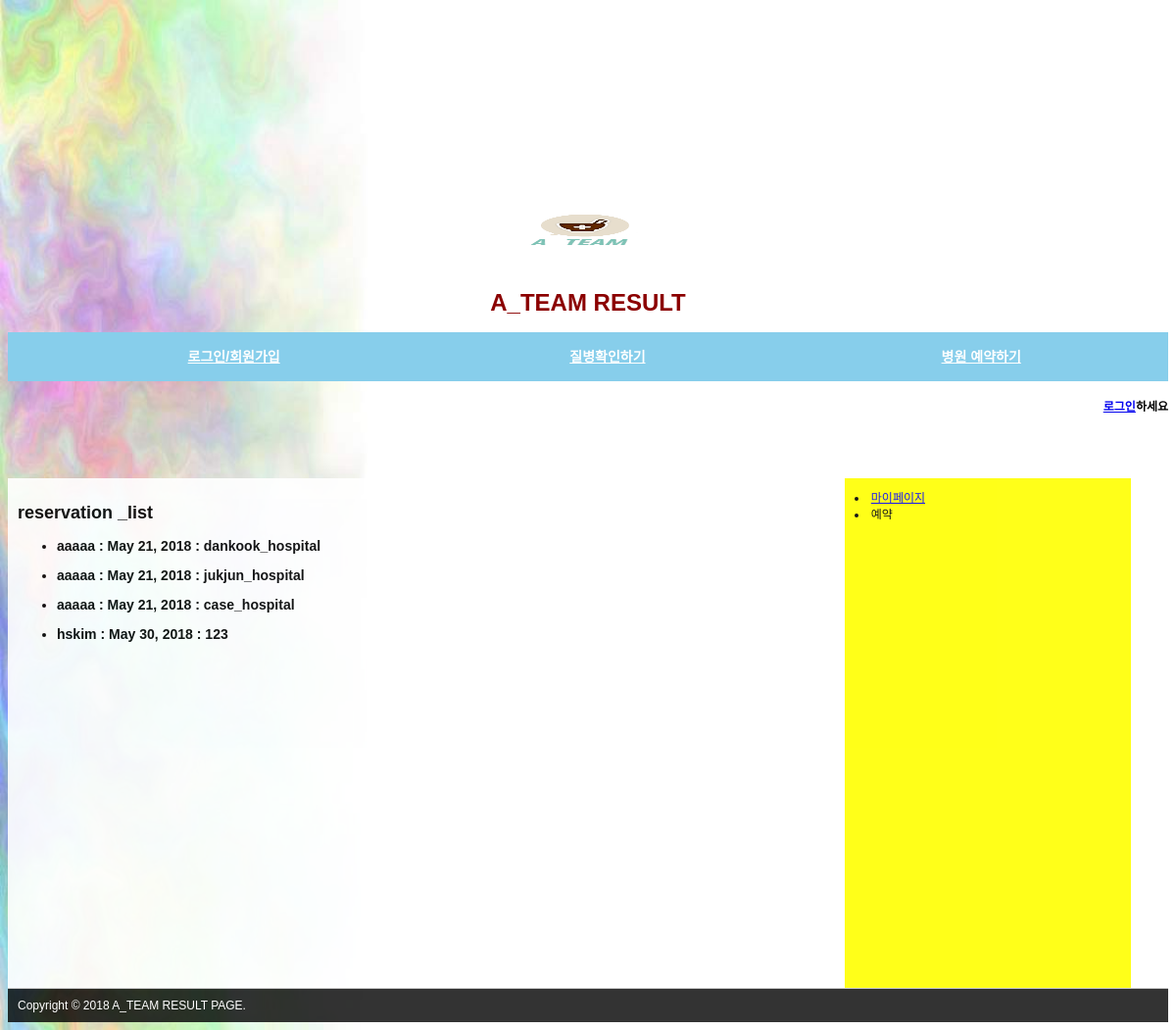
The app's page /reservation/reservation_result/ with its own data.
### reservation/models.py (models this page shows, shortened)
class Reservation(models.Model):
    user = models.ForeignKey(User, on_delete=models.CASCADE)
    reservation_date = models.DateField()
    hospital = models.CharField(max_length=100)

### reservation/views.py (the view)
class reservationResultPageView(TemplateView):
    def get(self, request, *args, **kwargs):
        try:
            reservation_all = Reservation.objects.all()
            reservation_bind = {'reservation_all': reservation_all}
            return render(request, 'reservation/reservation_result.html', reservation_bind)
        except:
            return redirect('reservation/')

### reservation/templates/reservation/reservation_result.html
{% extends 'home.html' %}
{% block content %}
     <h2>reservation _list</h2>
        <ul>
        {% for reservation in reservation_all %}
        <h3><li>{{ reservation.user }} : {{ reservation.reservation_date }} : {{ reservation.hospital }}</li></h3>
        {% endfor %}
        </ul>
{% endblock content %}

### templates/home.html (shortened to what this page needs)
{% extends "base.html" %}
 {% block sidebar %}
             <div class="nav">
			<ul>
				<li id="nav1">
					<a href="#">로그인/회원가입</a>
				</li>
				<li id="nav2">
					<a href="{% url 'check:check' %}">질병확인하기</a>
				</li>
				<li id="nav3">
					<a href="{% url 'reservation:index' %}">병원 예약하기</a>
				</li>
			</ul>
		</div>
        {% endblock %}

### templates/base.html (shortened to what this page needs)
<!DOCTYPE html>
<html lang="en">
<head>
{% block css %}
    {% load static %}
    <link rel="stylesheet" type="text/css" href="{% static 'polls/base_css.css' %}"/>
{% endblock css %}
</head>
<body>
        <header>
			<div class="logo">
                <a href="/">
				<img src="{% static 'images/logo.png' %}">
				</a>
			</div>
			<h1>A_TEAM RESULT</h1>
		</header>
    <div id="sidebar">
        {% block sidebar %}{% endblock %}
    </div>
	{% if user.username %}
<h4 align="right">{{user.username}} 님 반갑습니다.</h4>
{% else %}
<h4 align="right"><a href="/accounts/login">로그인</a>하세요</h4>
{% endif %}
    <section id="content" style="background-color: white">
        {% block content %}
        {% endblock content %}
    </section>
	<aside id="side">
		{% block side %}
		<li>
			<a href="reservation_result"> 마이페이지</a>
		</li>
		<li>
			<a>예약</a>
		</li>
		{% endblock side %}
	</aside>
<footer>
			Copyright &copy; 2018 A_TEAM RESULT PAGE.
</footer>
</body>
</html>

### polls/static/polls/base_css.css (style rules this page uses)
html { font-size:12px; font-family:"Nanum Gothic","Malgun Gothic","나눔 고딕","맑은 고딕",sans-serif; }
.logo { width:300px;margin:0 auto; }
.logo img { width:300px;height:76px; }
body { background:url("../images/back2.jpg"); background-size: 100% 100%; background-repeat:no-repeat; margin-top : 200px }
header { width:100%; }
h1 { text-align:center; display:block; color:darkred; }
.nav { width:100%; }
.nav > ul { width:100%; height:50px; font-size:0px; background:skyblue; box-sizing:border-box; }
.nav > ul > li { width:33.33%; float:left; display:inline-block; text-align:center; font-size:14px; font-weight:bold; line-height:50px; height:50px; }
.nav > ul > li > a { display:block; width:100%; height:50px; color:white }
section, aside { padding: 10px 10px;margin-top:50px;float:left;min-height : 500px;opacity:0.9; }
section { width:70%;background-color:red; margin-right:5px; }
aside { width:23%;background-color:yellow; }
footer { clear:both;padding:10px 10px; border-top:1px solid #ccc; background:rgba(0,0,0,0.8); color:white;position: relative; }

### records on screen
Reservation: user "aaaaa", reservation_date "May 21, 2018", hospital "dankook_hospital"
Reservation: user "aaaaa", reservation_date "May 21, 2018", hospital "jukjun_hospital"
Reservation: user "aaaaa", reservation_date "May 21, 2018", hospital "case_hospital"
Reservation: user "hskim", reservation_date "May 30, 2018", hospital "123"
